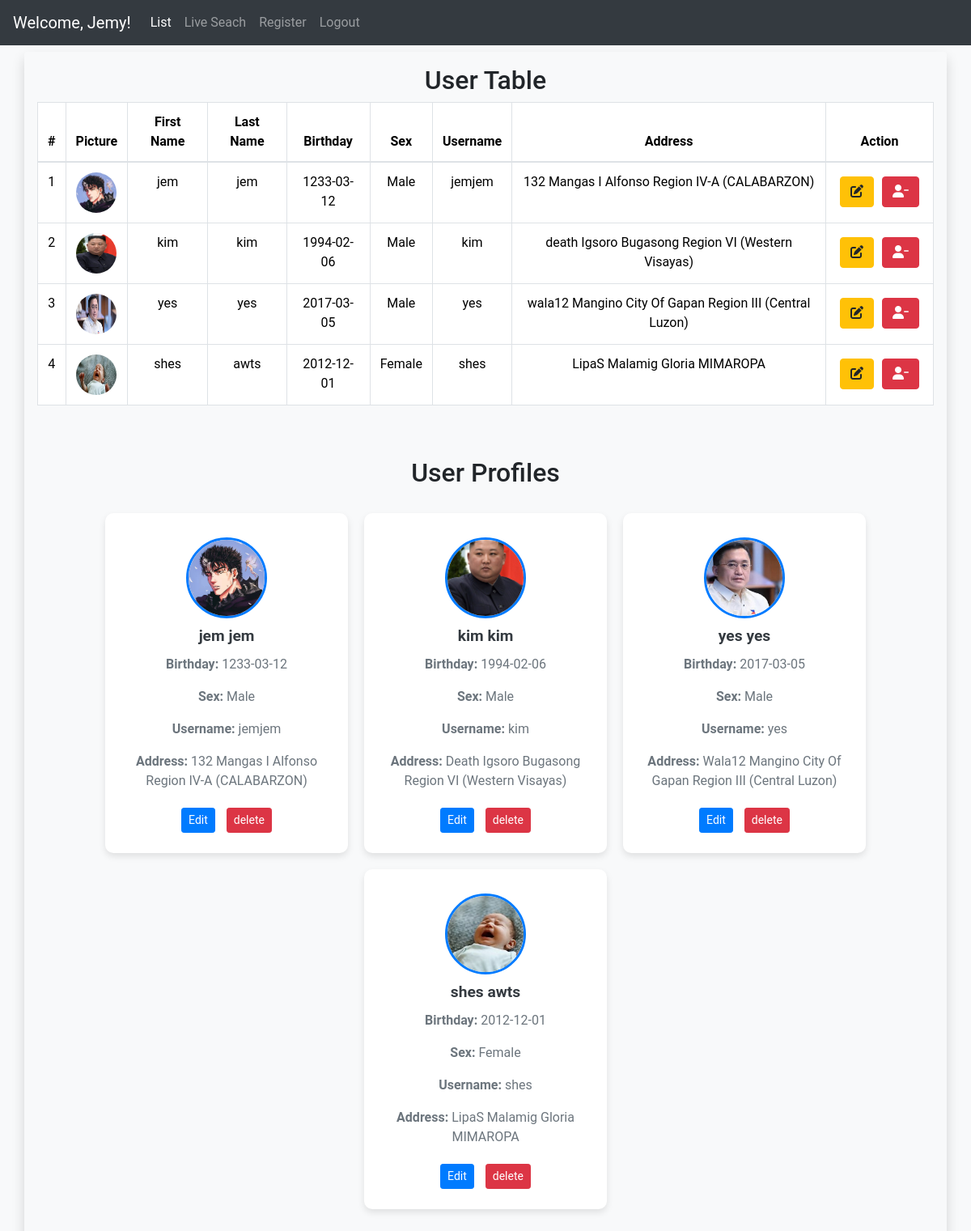
Screenshot of /index.php (signed in) with the database file from the repository.
### tables this page shows
CREATE TABLE `users` (
  `User_Id` int(11) NOT NULL,
  `username` varchar(255) NOT NULL,
  `password` varchar(255) NOT NULL,
  `firstname` varchar(255) NOT NULL,
  `lastname` varchar(255) NOT NULL,
  `birthday` date DEFAULT NULL,
  `sex` varchar(255) NOT NULL,
  `user_email` varchar(255) NOT NULL,
  `user_profile_picture` varchar(255) NOT NULL,
  `account_type` int(11) NOT NULL
);

### classes/database.php (called while the page is built, shortened)
<?php
class database{
    function opencon(){
        return new PDO('mysql:host=localhost; dbname=loginmethod', 'root', '');
    }
function view(){
        $con = $this->opencon();
        return $con->query("SELECT
        users.User_Id,
        users.firstname,
        users.lastname,
        users.birthday,
        users.sex,
        users.username,
        users.password,
        users.user_profile_picture,
        CONCAT(
            user_address.street,' ',user_address.barangay,' ',user_address.city,' ',user_address.province
        ) AS address
    FROM
        users
    JOIN user_address ON users.User_Id = user_address.User_Id")->fetchAll();
    }
}

### index.php (the view, shortened to what this page needs)
<?php
require_once('classes/database.php');
$con = new database();
?>
<!DOCTYPE html>
<html lang="en">
<head>
  <link rel="stylesheet" href="./bootstrap-5.3.3-dist/css/bootstrap.css">
  <link href="https://stackpath.bootstrapcdn.com/bootstrap/4.5.2/css/bootstrap.min.css" rel="stylesheet">
  <link rel="stylesheet" href="https://cdnjs.cloudflare.com/ajax/libs/font-awesome/5.15.4/css/all.min.css">
  <link rel="stylesheet" href="https://cdnjs.cloudflare.com/ajax/libs/font-awesome/6.0.0-beta3/css/all.min.css">
  <link rel="stylesheet" href="style.css?v=<?php echo time(); ?>">
</head>
<body>
  <?php include ('includes/navbar.php'); ?>
<div class="container user-info rounded shadow p-3 my-2">
<h2 class="text-center mb-2">User Table</h2>
  <div class="table-responsive text-center">
    <table class="table table-bordered">
      <thead>
        <tr>
          <th>#</th>
          <th>Picture</th>
          <th>First Name</th>
          <th>Last Name</th>
          <th>Birthday</th>
          <th>Sex</th>
          <th>Username</th>
          <th>Address</th>
          <th>Action</th>
        </tr>
      </thead>
      <tbody>
      <?php
    $counter= 1;
    $data = $con->view();
    foreach ($data as $rows){
    ?>
        <tr>
          <td><?php echo $counter++?></td>
          <td>
        <?php if (!empty($rows['user_profile_picture'])): ?>
          <img src="<?php echo htmlspecialchars($rows['user_profile_picture']); ?>" alt="Profile Picture" style="width: 50px; height: 50px; border-radius: 50%;">
        <?php else: ?>
          <img src="path/to/default/profile/pic.jpg" alt="Default Profile Picture" style="width: 50px; height: 50px; border-radius: 50%;">
        <?php endif; ?>
      </td>
          <td> <?php echo $rows ['firstname']; ?> </td>
          <td> <?php echo $rows ['lastname']; ?></td>
          <td><?php echo $rows ['birthday']; ?></td>
          <td><?php echo $rows ['sex']; ?></td>
          <td><?php echo $rows ['username']; ?></td>
          <td><?php echo $rows ['address']; ?></td>
          <td>
          <div class="btn-group" role="group">
          <form action="update.php" method="post" class="d-inline">
                                    <button type="submit" class="btn btn-warning ">
                                    <i class="fa-solid fa-pen-to-square"></i>
                                    </button>
                                </form>
                                <form method="POST" class="d-inline">
                                    <button type="submit" name="delete" class="btn btn-danger " onclick="return confirm('Are you sure you want to delete this user?')">
                                    <i class="fa-solid fa-user-minus"></i>
                                    </button>
                                </form>
        </div>
        </td>
        </tr>
    <?php
    }
    ?>
      </tbody>
    </table>
  </div>
  <div class="container my-5">
        <h2 class="text-center">User Profiles</h2>
        <div class="card-container">
            <?php
            $data = $con->view();
            foreach ($data as $rows) {
            ?>
            <div class="card">
                <div class="card-body text-center">
                    <?php if (!empty($rows['user_profile_picture'])): ?>
                        <img src="<?php echo htmlspecialchars($rows['user_profile_picture']); ?>" alt="Profile Picture" class="profile-img">
                    <?php else: ?>
                        <img src="path/to/default/profile/pic.jpg" alt="Default Profile Picture" class="profile-img">
                    <?php endif; ?>
                    <h5 class="card-title"><?php echo htmlspecialchars($rows['firstname']) . ' ' . htmlspecialchars($rows['lastname']); ?></h5>
                    <p class="card-text"><strong>Birthday:</strong> <?php echo htmlspecialchars($rows['birthday']); ?></p>
                    <p class="card-text"><strong>Sex:</strong> <?php echo htmlspecialchars($rows['sex']); ?></p>
                    <p class="card-text"><strong>Username:</strong> <?php echo htmlspecialchars($rows['username']); ?></p>
                    <p class="card-text"><strong>Address:</strong> <?php echo ucwords(htmlspecialchars($rows['address'])); ?></p>
                    <form action="update.php" method="post" class="d-inline">
                        <button type="submit" class="btn btn-primary btn-sm">Edit</button>
                    </form>
                    <form method="POST" class="d-inline">
                        <input type="submit" name="delete" class="btn btn-danger btn-sm" value="delete" onclick="return confirm('Are you sure you want to delete this user?')">
                    </form>
                </div>
            </div>
            <?php
            }
            ?>
        </div>
    </div>
</div>
</body>
</html>

### includes/navbar.php (shortened to what this page needs)
<?php
$current_page = basename($_SERVER['PHP_SELF']);
?>
<nav class="navbar navbar-expand-lg navbar-dark bg-dark">
  <a class="navbar-brand" href="#">Welcome, <?php echo $_SESSION['username']; ?>!</a>
  <div class="collapse navbar-collapse" id="navbarTogglerDemo02">
    <ul class="navbar-nav mr-auto mt-2 mt-lg-0">
      <li class="nav-item <?php echo ($current_page == 'index.php') ? 'active' : ''; ?>">
        <a class="nav-link" href="index.php">List<span class="sr-only">(current)</span></a>
      </li>
      <li class="nav-item <?php echo ($current_page == 'livesearch.php' OR $current_page == 'update.php') ? 'active' : ''; ?>">
        <a class="nav-link" href="livesearch.php">Live Seach</a>
      </li>
      <li class="nav-item <?php echo ($current_page == 'register.php' OR $current_page == 'update.php') ? 'active' : ''; ?>">
        <a class="nav-link" href="register.php">Register</a>
      </li>
      <li class="nav-item <?php echo ($current_page == 'logout.php') ? 'active' : ''; ?>">
        <a class="nav-link" href="logout.php">Logout</a>
      </li>
    </ul>
  </div>
</nav>

### style.css (style rules this page uses)
body { background-color: #f8f9fa; }
.card-container { display: flex; flex-wrap: wrap; gap: 20px; justify-content: center; margin-top: 30px; }
.card { width: 300px; border: none; border-radius: 10px; box-shadow: 0 4px 8px rgba(0, 0, 0, 0.1); transition: transform 0.2s, box-shadow 0.2s; }
.profile-img { width: 100px; height: 100px; border-radius: 50%; object-fit: cover; margin: 10px auto; border: 3px solid #007bff; }
.card-title { font-size: 1.2rem; font-weight: bold; color: #343a40; }
.card-text { color: #6c757d; }
.btn { margin: 5px; }
.user-info { margin: 0 auto; margin-top: 100px; height: auto; padding: 20px; }
body { font-family: 'Roboto', sans-serif; }

### rows the page displays
users: user_profile_picture (picture), firstname "jem", lastname "jem", birthday "1233-03-12", sex "Male", username "jemjem", address "132 Mangas I Alfonso Region IV-A (CALABARZON)"
users: user_profile_picture (picture), firstname "kim", lastname "kim", birthday "1994-02-06", sex "Male", username "kim", address "death Igsoro Bugasong Region VI (Western Visayas)", address "Death Igsoro Bugasong Region VI (Western Visayas)"
users: user_profile_picture (picture), firstname "yes", lastname "yes", birthday "2017-03-05", sex "Male", username "yes", address "wala12 Mangino City Of Gapan Region III (Central Luzon)", address "Wala12 Mangino City Of Gapan Region III (Central Luzon)"
users: user_profile_picture (picture), firstname "shes", lastname "awts", birthday "2012-12-01", sex "Female", username "shes", address "LipaS Malamig Gloria MIMAROPA"

### other values shown
$_SESSION['username'] "Jemy"
